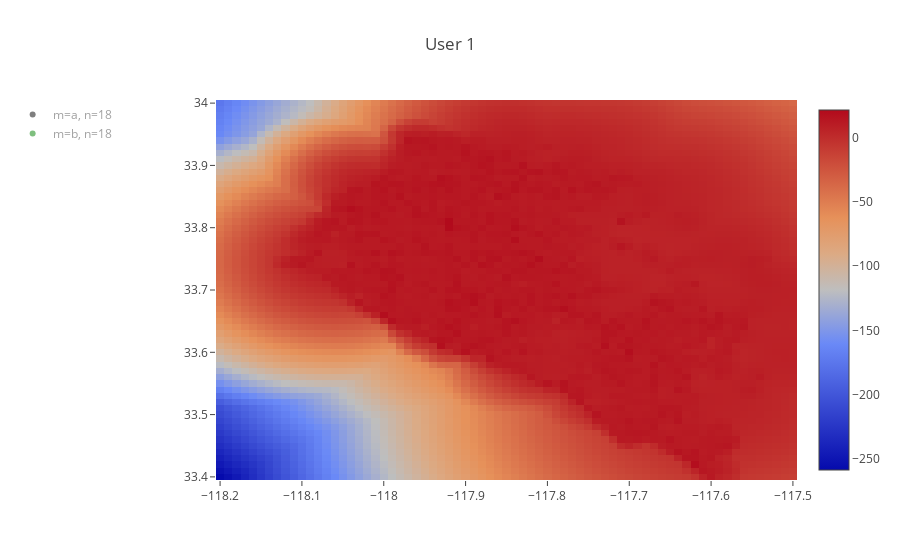

This figure's notebook cell:
### Code cell
# TODO: update this function to handle a mixture kde
plot_kde(
    data=pop_kde_data[:, 1:4], 
    user_data=pd.concat([a_star_unique, b_star_unique]),
    uid=user
)

### Figure 1 — Plotly figure (JSON) as saved in the notebook; plotly's stock layout.template omitted (floating-point values rounded to 4 significant figures; data arrays with more than 128 entries replaced by an {"elided": "..."} marker saying what was removed)
{"data": [{"colorscale": [[1, "rgb(165,0,38)"], [0.8889, "rgb(215,48,39)"], [0.7778, "rgb(244,109,67)"], [0.6667, "rgb(253,174,97)"], [0.5556, "rgb(254,224,144)"], [0.4444, "rgb(224,243,248)"], [0.3333, "rgb(171,217,233)"], [0.2222, "rgb(116,173,209)"], [0.1111, "rgb(69,117,180)"], [0, "rgb(49,54,149)"]], "type": "heatmap", "uid": "21f450be-ee85-4d7d-8d30-2c347f145dbf", "x": {"elided": "4331 float values"}, "y": {"elided": "4331 float values"}, "z": {"elided": "4331 float values"}}, {"marker": {"color": "rgb(0, 0, 0)"}, "mode": "markers", "name": "m=a, n=18", "type": "scatter", "uid": "ffbce934-3668-4282-88b5-79592a0bfe3d", "visible": "legendonly", "x": [-117.8, -117.7, -117.8, -117.7, -117.6, -117.7, -117.8, -117.7, -117.8, -117.9, -117.7, -117.8, -117.8, -117.9, -117.7, -117.8, -117.9, -117.9], "y": [33.75, 33.47, 33.76, 33.47, 33.44, 33.47, 33.76, 33.46, 33.55, 33.6, 33.49, 33.51, 33.76, 33.78, 33.5, 33.76, 33.67, 33.68]}, {"marker": {"color": "rgb(0,128,0)"}, "mode": "markers", "name": "m=b, n=18", "type": "scatter", "uid": "8f351902-43f9-46bf-a0cc-c6fa9e668a88", "visible": "legendonly", "x": [-117.7, -117.8, -117.7, -117.7, -117.7, -117.8, -117.9, -117.8, -117.8, -117.8, -117.9, -117.8, -117.7, -117.7, -117.9, -117.9, -117.8, -117.7], "y": [33.47, 33.76, 33.47, 33.5, 33.49, 33.51, 33.69, 33.76, 33.77, 33.76, 33.64, 33.75, 33.47, 33.47, 33.76, 33.76, 33.76, 33.47]}], "layout": {"legend": {"x": -0.35, "y": 1}, "title": {"text": "User 1"}}}
